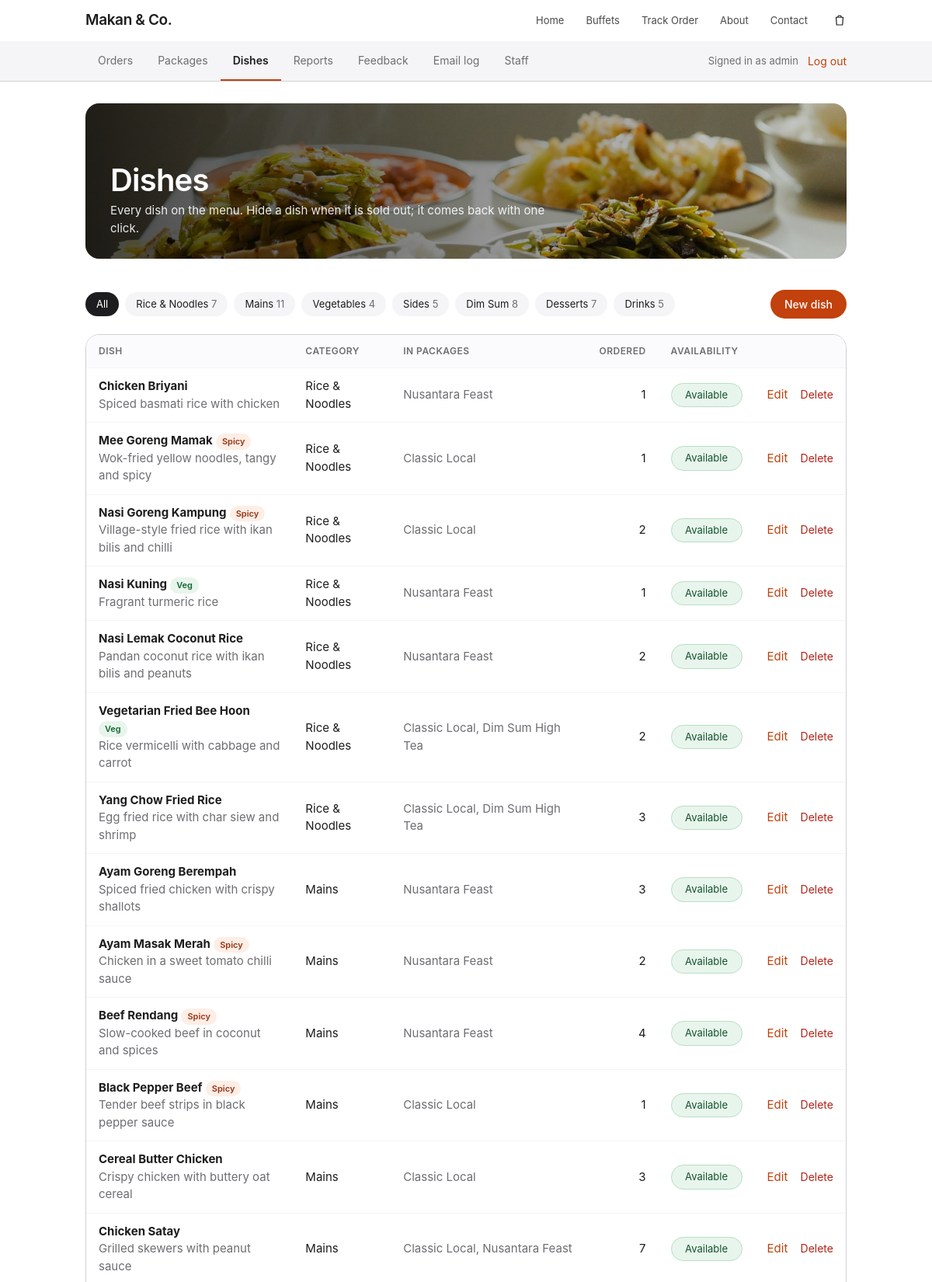
The app's page /base/admin.php?view=dishes (signed in, upper part) with its own data.
### tables this page shows
CREATE TABLE categories (
    id         INT UNSIGNED AUTO_INCREMENT PRIMARY KEY,
    name       VARCHAR(40) NOT NULL UNIQUE,
    sort_order SMALLINT    NOT NULL DEFAULT 0
);

CREATE TABLE dishes (
    id            INT UNSIGNED AUTO_INCREMENT PRIMARY KEY,
    category_id   INT UNSIGNED NOT NULL,
    name          VARCHAR(80)  NOT NULL,
    description   VARCHAR(200) NOT NULL DEFAULT '',
    is_vegetarian TINYINT(1)   NOT NULL DEFAULT 0,
    is_spicy      TINYINT(1)   NOT NULL DEFAULT 0,
    is_active     TINYINT(1)   NOT NULL DEFAULT 1,
    FOREIGN KEY (category_id) REFERENCES categories(id)
);

### base/admin.php (called while the page is built, shortened)
<?php
require_once __DIR__ . '/includes/config.php';
$view = getValue('view');
require __DIR__ . '/includes/admin/' . $view . '.php';

### base/includes/functions.php (called while the page is built, shortened)
<?php
function getValue($key)
{
    return isset($_GET[$key]) && is_string($_GET[$key]) ? trim($_GET[$key]) : '';
}

### base/includes/config.php (called while the page is built, shortened)
<?php
function e($value)
{
    return htmlspecialchars((string) $value, ENT_QUOTES, 'UTF-8');
}
require_once __DIR__ . '/functions.php';

### base/includes/admin/dishes.php (the view, shortened to what this page needs)
<?php
$pdo = db();
$categoryFilter = (int) getValue('category');
$sql = 'SELECT d.*, c.name AS category_name,
               GROUP_CONCAT(p.name ORDER BY p.sort_order SEPARATOR ", ") AS package_names,
               (SELECT COUNT(*) FROM order_item_dishes oid WHERE oid.dish_id = d.id) AS times_ordered
        FROM dishes d
        JOIN categories c ON c.id = d.category_id
        LEFT JOIN package_dishes pd ON pd.dish_id = d.id
        LEFT JOIN packages p ON p.id = pd.package_id'
     . ($categoryFilter ? ' WHERE d.category_id = ?' : '')
     . ' GROUP BY d.id ORDER BY c.sort_order, d.name';
$stmt = $pdo->prepare($sql);
$stmt->execute($categoryFilter ? [$categoryFilter] : []);
$dishes = $stmt->fetchAll();
$categories = $pdo->query(
    'SELECT c.*, COUNT(d.id) AS dish_count
     FROM categories c LEFT JOIN dishes d ON d.category_id = c.id
     GROUP BY c.id ORDER BY c.sort_order, c.name'
)->fetchAll();
require __DIR__ . '/top.php';
?>
<section class="section-tight">
    <div class="container">
        <div class="toolbar">
            <div class="chip-row">
                <a class="chip<?= $categoryFilter === 0 ? ' active' : '' ?>" href="admin.php?view=dishes">All</a>
                <?php foreach ($categories as $cat): ?>
                    <a class="chip<?= $categoryFilter === (int) $cat['id'] ? ' active' : '' ?>"
                       href="admin.php?view=dishes&amp;category=<?= (int) $cat['id'] ?>"><?= e($cat['name']) ?> <span><?= (int) $cat['dish_count'] ?></span></a>
                <?php endforeach; ?>
            </div>
            <a class="btn btn-primary btn-small" href="admin.php?view=dish">New dish</a>
        </div>
        <div class="table-wrap">
            <table class="table admin-table">
                <thead>
                    <tr>
                        <th scope="col">Dish</th>
                        <th scope="col">Category</th>
                        <th scope="col">In packages</th>
                        <th scope="col" class="num">Ordered</th>
                        <th scope="col">Availability</th>
                        <th scope="col"><span class="sr-only">Actions</span></th>
                    </tr>
                </thead>
                <tbody>
                    <?php foreach ($dishes as $dish): ?>
                        <tr class="<?= $dish['is_active'] ? '' : 'row-muted' ?>">
                            <td>
                                <strong><?= e($dish['name']) ?></strong>
                                <?php if ($dish['is_vegetarian']): ?><span class="tag tag-veg">Veg</span><?php endif; ?>
                                <?php if ($dish['is_spicy']): ?><span class="tag tag-spicy">Spicy</span><?php endif; ?>
                                <br><span class="muted"><?= e($dish['description']) ?></span>
                            </td>
                            <td><?= e($dish['category_name']) ?></td>
                            <td class="muted"><?= $dish['package_names'] ? e($dish['package_names']) : 'None' ?></td>
                            <td class="num"><?= (int) $dish['times_ordered'] ?></td>
                            <td>
                                <form method="post" action="admin.php?view=dishes">
                                    <button class="toggle<?= $dish['is_active'] ? ' is-on' : '' ?>" type="submit"
                                            aria-label="<?= $dish['is_active'] ? 'Hide' : 'Show' ?> <?= e($dish['name']) ?>">
                                        <?= $dish['is_active'] ? 'Available' : 'Hidden' ?>
                                    </button>
                                </form>
                            </td>
                            <td class="row-actions">
                                <a href="admin.php?view=dish&amp;id=<?= (int) $dish['id'] ?>">Edit</a>
                                <form method="post" action="admin.php?view=dishes"
                                      data-confirm="Delete <?= e($dish['name']) ?>? It will be removed from every package.">
                                    <button class="link-button link-danger" type="submit">Delete</button>
                                </form>
                            </td>
                        </tr>
                    <?php endforeach; ?>
                </tbody>
            </table>
        </div>
    </div>
</section>
<?php require __DIR__ . '/../footer.php'; ?>

### base/css/style.css (style rules this page uses)
:root { --text: #1d1d1f; --text-muted: #6e6e73; --bg: #ffffff; --bg-alt: #f5f5f7; --line: #d2d2d7; --accent: #c2410c; --accent-dark: #9a3412; --radius: 18px; --radius-small: 12px; --container: 1024px; --container-wide: 1200px; --nav-height: 52px; --font: -apple-system, BlinkMacSystemFont, "SF Pro Text", "Segoe UI", Roboto, "Helvetica Neue", Helvetica, Arial, sans-serif; }
*, *::before, *::after { box-sizing: border-box; }
html { scroll-behavior: smooth; scroll-padding-top: var(--nav-height); }
body { margin: 0; font-family: var(--font); font-size: 17px; line-height: 1.5; color: var(--text); background: var(--bg); -webkit-font-smoothing: antialiased; }
a { color: var(--accent); text-decoration: none; }
.container { width: 100%; max-width: var(--container); margin: 0 auto; padding: 0 22px; }
.btn { display: inline-block; padding: 12px 24px; font-size: 17px; font-weight: 500; border-radius: 980px; transition: background-color 0.2s; }
.btn-primary { color: #fff; background: var(--accent); }
.btn-small { padding: 8px 18px; font-size: 14px; }
.muted { color: var(--text-muted); }
.section-tight { padding: 40px 0 96px; }
.link-button { padding: 0; font: inherit; font-size: 14px; color: var(--accent); background: none; border: 0; cursor: pointer; }
.table-wrap { overflow-x: auto; background: var(--bg); border: 1px solid var(--line); border-radius: var(--radius); }
.table { width: 100%; font-size: 15px; border-collapse: collapse; }
.table th, .table td { padding: 14px 20px; text-align: left; vertical-align: top; border-bottom: 1px solid var(--bg-alt); }
.table thead th { font-size: 12px; font-weight: 600; letter-spacing: 0.04em; text-transform: uppercase; color: var(--text-muted); background: #fbfbfd; }
.table .num { text-align: right; white-space: nowrap; }
.tag { display: inline-block; padding: 2px 8px; font-size: 11px; font-weight: 600; border-radius: 980px; }
.tag-veg { color: #166534; background: #e8f5ec; }
.tag-spicy { color: #9a3412; background: #fdeee6; }
.chip-row { display: flex; flex-wrap: wrap; gap: 8px; }
.chip { padding: 6px 14px; font-size: 13px; color: var(--text); background: var(--bg-alt); border-radius: 980px; }
.chip span { color: var(--text-muted); }
.chip.active { color: #fff; background: var(--text); }
.admin-table td, .admin-table th { padding: 12px 16px; vertical-align: middle; }
.toggle { min-width: 92px; padding: 5px 12px; font: inherit; font-size: 13px; color: var(--text-muted); background: var(--bg-alt); border: 1px solid var(--line); border-radius: 980px; cursor: pointer; }
.toggle.is-on { color: #14532d; background: #e8f5ec; border-color: #b7dfc3; }
.toolbar { display: flex; flex-wrap: wrap; align-items: center; justify-content: space-between; gap: 14px; margin-bottom: 20px; }
.row-actions { white-space: nowrap; }
.row-actions form { display: inline; margin-left: 12px; }
.link-danger { color: #b42318; }

### records on screen
categories: name "Rice & Noodles", dish_count "7"
categories: name "Mains", dish_count "11"
categories: name "Vegetables", dish_count "4"
categories: name "Sides", dish_count "5"
categories: name "Dim Sum", dish_count "8"
categories: name "Desserts", dish_count "7"
categories: name "Drinks", dish_count "5"
dishes: name "Chicken Briyani", description "Spiced basmati rice with chicken", category.name "Rice & Noodles", package_names "Nusantara Feast", times_ordered "1", is_active "Available"
dishes: name "Mee Goreng Mamak", is_spicy "Spicy", description "Wok-fried yellow noodles, tangy and spicy", category.name "Rice & Noodles", package_names "Classic Local", times_ordered "1", is_active "Available"
dishes: name "Nasi Goreng Kampung", is_spicy "Spicy", description "Village-style fried rice with ikan bilis and chilli", category.name "Rice & Noodles", package_names "Classic Local", times_ordered "2", is_active "Available"
dishes: name "Nasi Kuning", is_vegetarian "Veg", description "Fragrant turmeric rice", category.name "Rice & Noodles", package_names "Nusantara Feast", times_ordered "1", is_active "Available"
dishes: name "Nasi Lemak Coconut Rice", description "Pandan coconut rice with ikan bilis and peanuts", category.name "Rice & Noodles", package_names "Nusantara Feast", times_ordered "2", is_active "Available"
dishes: name "Vegetarian Fried Bee Hoon", is_vegetarian "Veg", description "Rice vermicelli with cabbage and carrot", category.name "Rice & Noodles", package_names "Classic Local, Dim Sum High Tea", times_ordered "2", is_active "Available"
dishes: name "Yang Chow Fried Rice", description "Egg fried rice with char siew and shrimp", category.name "Rice & Noodles", package_names "Classic Local, Dim Sum High Tea", times_ordered "3", is_active "Available"
dishes: name "Ayam Goreng Berempah", description "Spiced fried chicken with crispy shallots", category.name "Mains", package_names "Nusantara Feast", times_ordered "3", is_active "Available"
dishes: name "Ayam Masak Merah", is_spicy "Spicy", description "Chicken in a sweet tomato chilli sauce", category.name "Mains", package_names "Nusantara Feast", times_ordered "2", is_active "Available"
dishes: name "Beef Rendang", is_spicy "Spicy", description "Slow-cooked beef in coconut and spices", category.name "Mains", package_names "Nusantara Feast", times_ordered "4", is_active "Available"
dishes: name "Black Pepper Beef", is_spicy "Spicy", description "Tender beef strips in black pepper sauce", category.name "Mains", package_names "Classic Local", times_ordered "1", is_active "Available"
dishes: name "Cereal Butter Chicken", description "Crispy chicken with buttery oat cereal", category.name "Mains", package_names "Classic Local", times_ordered "3", is_active "Available"
dishes: name "Chicken Satay", description "Grilled skewers with peanut sauce", category.name "Mains", package_names "Classic Local, Nusantara Feast", times_ordered "7", is_active "Available"

### other values on screen
SITE_NAME "Makan & Co."
$label "Home"
$label "Buffets"
$label "Track Order"
$label "About"
$label "Contact"
$tab[0] "Orders"
$tab[0] "Packages"
$tab[0] "Dishes"
$tab[0] "Reports"
$tab[0] "Feedback"
$tab[0] "Email log"
$tab[0] "Staff"
$_SESSION['admin_name'] "admin"
$adminHeading "Dishes"
